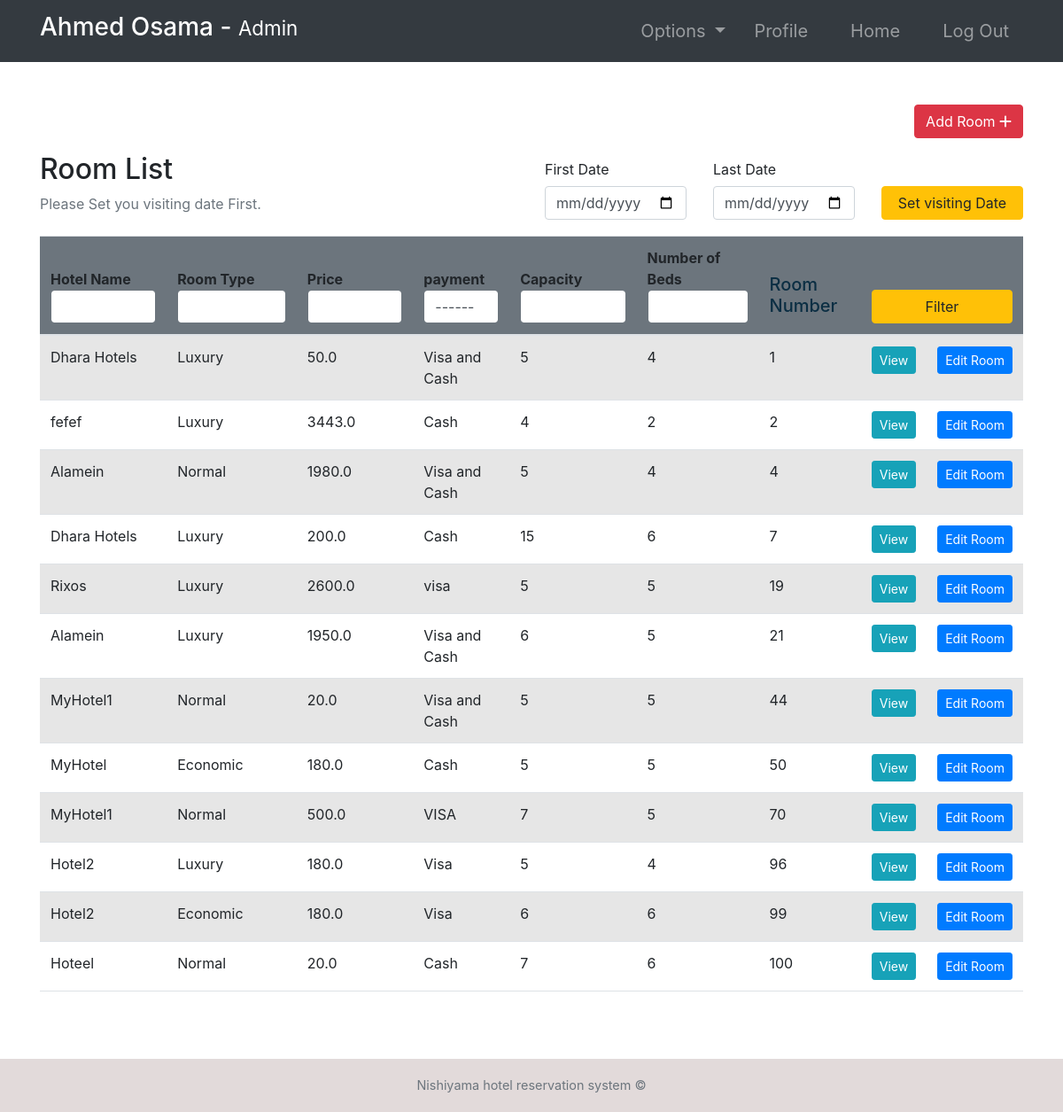
The page /rooms/ (signed in) on the database its author committed.
### room/models.py (models this page shows, shortened)
class Room(models.Model):
    ROOM_TYPES = (
        ('King', 'King'),
        ('Luxury', 'Luxury'),
        ('Normal', 'Normal'),
        ('Economic', 'Economic'),
    )
    payment_method = models.CharField(max_length=20)
    number = models.IntegerField(primary_key=True)
    capacity = models.SmallIntegerField()
    numberOfBeds = models.SmallIntegerField()
    roomType = models.CharField(max_length=20, choices=ROOM_TYPES)
    price = models.FloatField()
    statusStartDate = models.DateField(auto_now_add=True,null=True)
    statusEndDate = models.DateField(null=True)
    hotel = models.CharField(max_length=20)

### room/views.py (the view, shortened to what this page needs)
# urls.py: path('rooms/', rooms, name="rooms"),
@ login_required(login_url='login')
def rooms(request):
    role = str(request.user.groups.all()[0])
    path = role + "/"
    rooms = Room.objects.all()
    firstDayStr = None
    lastDateStr = None
    roomFilter = RoomFilter(request.GET, queryset=rooms)
    rooms = roomFilter.qs
    def chech_availability(fd, ed):
        availableRooms = []
        for room in rooms:
            availList = []
            bookingList = Booking.objects.filter(roomNumber=room)
            if room.statusStartDate == None:
                for booking in bookingList:
                    if booking.startDate > ed.date() or booking.endDate < fd.date():
                        availList.append(True)
                    else:
                        availList.append(False)
                if all(availList):
                    availableRooms.append(room)
            else:
                if room.statusStartDate > ed.date() or room.statusEndDate < fd.date():
                    for booking in bookingList:
                        if booking.startDate > ed.date() or booking.endDate < fd.date():
                            availList.append(True)
                        else:
                            availList.append(False)
                        if all(availList):
                            availableRooms.append(room)
        return availableRooms
    context = {
        "role": role,
        'rooms': rooms,
        'fd': firstDayStr,
        'ld': lastDateStr,
    }
    return render(request, path + "rooms.html", context)

### Templates/admin/rooms.html
{% extends '../index.html' %}
{% block context %}
{% include '../common_pages/rooms.html' %}
{% endblock %}

### Templates/incs/nav.html (shortened to what this page needs)
<link rel="stylesheet" href="https://cdn.jsdelivr.net/npm/bootstrap@4.6.0/dist/css/bootstrap.min.css"
>
<nav class="navbar navbar-dark bg-dark navbar-expand-lg py-1 " role="navigation" >
    <div class="container" >
        <a href="" class="navbar-brand">
            <h3 class="text-capitalize">
                {{ request.user.first_name }} {{ request.user.last_name }} -
                <small>
                    {{ role }}
                </small>
            </h3>
        </a>
        <div class="collapse navbar-collapse" id="navbarTags">
            <ul class="navbar-nav ml-auto">
                <li class="nav-item dropdown p-2">
                    <a class="nav-link dropdown-toggle" href="#" id="navbarDropdown" role="button"
                        data-toggle="dropdown" aria-haspopup="true" aria-expanded="false">
                        Options
                    </a>
                </li>
                <li class="nav-item mr-3 p-2">
                    {% if role == 'staff' or role == 'receptionist' or role == 'admin' or role == 'manager' %}
                    <a href="{% url 'employee-profile' user.id %}" class="nav-link">Profile</a>
                    {% endif %}
                </li>
                <li class="nav-item mr-3 p-2">
                    <a href="{% url 'Home'  %}" class="nav-link">Home</a>
                </li>
                <li class="nav-item p-2 ">
                    <a href="{% url 'logout' %}" class="nav-link">Log Out</a>
                </li>
            </ul>
        </div>
    </div>
</nav>

### Templates/common_pages/rooms.html (shortened to what this page needs)
<div class="container py-5 clearfix">
    <div class="clearfix">
        {% if role == "manager" or role == "admin" %}
        <a href="{% url 'add-room' %}" class="btn btn-danger rounded float-right">Add Room <i
                class="fas fa-plus"></i></a>
        {% endif %}
    </div>
    <div class="table-header row mt-3 clearfix">
        <div class="col-sm-12 col-md-12 col-lg-6 mb-4">
            <h2>Room List</h2>
            <span class="text-muted">Please Set you visiting date First.</span>
        </div>
        <div class="col-sm-12 col-md-12 col-lg-6">
            <form action="" method="POST">
                <div class="row">
                    <div class="form-group col-4">
                        <label for="example-date-input" class="col-form-label">First Date</label>
                        <div class="">
                            <input class="form-control" type="date" name="fd" value="{{fd}}" id="example-date-input">
                        </div>
                    </div>
                    <div class="form-group col-4">
                        <label for="example-date-input" class="col-form-label">Last Date</label>
                        <div class="">
                            <input class="form-control" type="date" name="ld" value="{{ld}}" id="example-date-input">
                        </div>
                    </div>
                    <div class="col-4" style="margin-top:38px;">
                        <button type="submit" name="dateFilter" class="btn btn-warning w-100">Set visiting Date</button>
                    </div>
                </div>
            </form>
        </div>
    </div>
    <table class="table table-hover table-striped">
        <thead class="bg-secondary rounded">
            <tr>
                <form action="" method="POST">
                    <th>Hotel Name <input type="text" name="hotel" value="{{hotel}}"
                        class="form-control border border-secondary"></th>
                <th>Room Type<input type="text" name="type" value="{{type}}"
                    class="form-control border border-secondary"></th>
                    <th>Price <input type="number" step="0.01" name="price" value="{{price}}"
                        class="form-control border border-secondary"></th>
                        <th>payment
                            <select name="payment_method" id="payment_method" class="form-control border border-secondary" >
                              <option value="" >------</option>
                            </select>
                    </th>
                    <th>Capacity<input type="number" name="capacity" value="{{capacity}}"
                        class="form-control border border-secondary"></th>
                    <th>Number of Beds<input type="number" name="nob" value="{{nob}}"
                        class="form-control border border-secondary"></th>
                    <th><h5 style="color:rgb(11, 46, 67);">Room Number</h></th>
                            <th colspan="2"><button type="submit" name="filter" class="btn btn-warning w-100">Filter</button>
                            </th>
                </form>
            </tr>
        </thead>
        <tbody>
            {% for room in rooms %}
            {%if room.roomType == "Luxury" or room.roomType == "Economic" or room.roomType == "King" or room.roomType == "Normal"  %}
                <tr>
                    <td>{{ room.hotel }}</td>
                    <td>{{ room.roomType }}</td>
                    <td>{{ room.price }}</td>
                    <td>{{ room.payment_method }}</td>
                    <td>{{ room.capacity }}</td>
                    <td>{{ room.numberOfBeds }}</td>
                    <td>{{ room.number }}</td>
                {% if role != "guest" %}
                <td> <a href="{% url 'room-profile' room.number %}" class="btn btn-info btn-sm w-100">View</a>
                </td>
                {% if role == 'manager' or role == 'admin' %}<td> <a href="{% url 'room-edit' room.number %}"
                        class="btn btn-sm btn-primary w-100">Edit&nbsp;Room</a></td>
                         {% endif %}
                {% endif %}
            </tr>
            {%endif%}
            {% endfor %}
        </tbody>
    </table>
</div>

### static/css/main.css (style rules this page uses)
* { margin: 0; padding: 0; -webkit-font-smoothing: antialiased; }
.clearfix { overflow: auto; }
body { position: relative; }
nav .nav-item { font-size: 20px; }

### rows shown on the page
Room: hotel "Dhara Hotels", roomType "Luxury", price "50.0", payment_method "Visa and Cash", capacity "5", numberOfBeds "4", number "1"
Room: hotel "fefef", roomType "Luxury", price "3443.0", payment_method "Cash", capacity "4", numberOfBeds "2", number "2"
Room: hotel "Alamein", roomType "Normal", price "1980.0", payment_method "Visa and Cash", capacity "5", numberOfBeds "4", number "4"
Room: hotel "Dhara Hotels", roomType "Luxury", price "200.0", payment_method "Cash", capacity "15", numberOfBeds "6", number "7"
Room: hotel "Rixos", roomType "Luxury", price "2600.0", payment_method "visa", capacity "5", numberOfBeds "5", number "19"
Room: hotel "Alamein", roomType "Luxury", price "1950.0", payment_method "Visa and Cash", capacity "6", numberOfBeds "5", number "21"
Room: hotel "MyHotel1", roomType "Normal", price "20.0", payment_method "Visa and Cash", capacity "5", numberOfBeds "5", number "44"
Room: hotel "MyHotel", roomType "Economic", price "180.0", payment_method "Cash", capacity "5", numberOfBeds "5", number "50"
Room: hotel "MyHotel1", roomType "Normal", price "500.0", payment_method "VISA", capacity "7", numberOfBeds "5", number "70"
Room: hotel "Hotel2", roomType "Luxury", price "180.0", payment_method "Visa", capacity "5", numberOfBeds "4", number "96"
Room: hotel "Hotel2", roomType "Economic", price "180.0", payment_method "Visa", capacity "6", numberOfBeds "6", number "99"
Room: hotel "Hoteel", roomType "Normal", price "20.0", payment_method "Cash", capacity "7", numberOfBeds "6", number "100"

### other values the page prints
{{ request.user.first_name }} "Ahmed"
{{ request.user.last_name }} "Osama"
{{ role }} "Admin"
